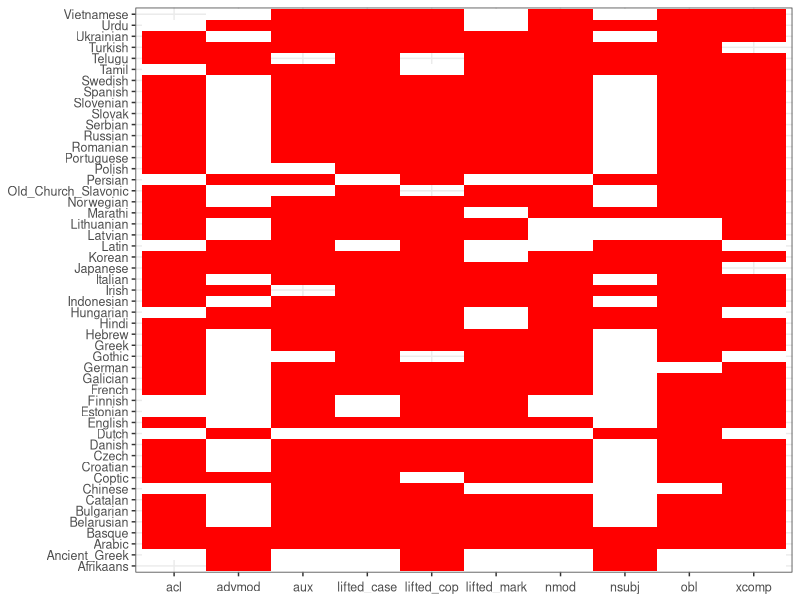

This figure's R source:

data = read.csv("../../grammars/manual_output_funchead_ground_coarse_final/auto-summary-lstm.tsv", sep="\t")# %>% rename(Quality=AverageLength)



library(dplyr)
library(tidyr)
library(ggplot2)

data = data %>% mutate(DH_Weight = DH_Mean_NoPunct)


library(forcats)
data = data %>% mutate(Language = fct_recode(Language, "Old_Church_Slavonic" = "Old", "Ancient_Greek" = "Ancient"))

languages = read.csv("../languages/languages-iso_codes.tsv", sep=",")
data  = merge(data, languages, by=c("Language"), all.x=TRUE)




dependency = "nmod"

getCorrPair = function(dependency) {
   corr_pair = data %>% filter((Dependency == dependency) | (Dependency == "obj"))
   corr_pair = unique(corr_pair %>% select(Family, Language, FileName, Dependency, DH_Weight, ModelName)) %>% spread(Dependency, DH_Weight)
   corr_pair$correlator = corr_pair[[dependency]]
   corr_pair = corr_pair %>% mutate(correlator_s = pmax(0,sign(correlator)), obj_s=pmax(0,sign(obj)))
   return(corr_pair)
}

corr_pair = getCorrPair("nmod")

dependencies = c("acl", "advcl", "advmod", "amod", "appos", "aux", "ccomp", "compound", "conj", "csubj", "dep", "det", "discourse", "dislocated", "expl", "fixed", "flat", "goeswith", "iobj", "lifted_case", "lifted_cc", "lifted_cop", "lifted_mark", "list", "nmod", "nsubj", "nummod", "obl", "orphan", "parataxis", "reparandum", "vocative", "xcomp")

for(dependency in dependencies) {
   corr_pair = getCorrPair(dependency)
   satisfiedFraction = mean((corr_pair$correlator_s == corr_pair$obj_s), na.rm=TRUE)
   cat(paste(dependency, satisfiedFraction, sep="\t"), sep="\n") #, file="results-ground.tsv", append=TRUE, sep="\n")
}



ofInterest =  c("acl", "advmod", "aux", "lifted_case", "lifted_cop", "lifted_mark", "nmod", "nsubj", "obl", "xcomp")
#ofInterest =  c("acl",  "aux", "lifted_case", "lifted_cop", "lifted_mark", "nmod", "obl", "xcomp")

# , "amod", "nummod"


data = data %>% select(Dependency, Family, Language, FileName, DH_Weight)

D = data %>% filter(Dependency == "obj") %>% rename(DH_Weight_Obj = DH_Weight) %>% select(DH_Weight_Obj, FileName)
data = merge(data, D, by=c("FileName"))

data = data %>% filter(Dependency %in% ofInterest)

data = data %>% mutate(Dir = pmax(0, sign(DH_Weight)), DirObj = pmax(0, sign(DH_Weight_Obj))) %>% mutate(Agree = (Dir == DirObj))

reverseOrder = c("aux")
data[data$Dependency %in% reverseOrder,]$Agree = 1-data[data$Dependency %in% reverseOrder,]$Agree


D = data %>% group_by(Language, Family, Dependency) %>% summarise(Agree = mean(Agree))


library(scales)

plot = ggplot(D, aes(x = Dependency, y = Language)) + 
  geom_tile(aes(fill=Agree)) + 
  scale_fill_gradient(low="white", high="red", limits=c(0.5, 1), oob=squish) +
  theme_bw() + theme(axis.text.x=element_text(size=9, angle=0, vjust=0.3),
                     axis.text.y=element_text(size=9),
                     plot.title=element_text(size=11)) + 
  theme(axis.title=element_blank()) + 
  theme(legend.position="none")

ggsave(file="figures/coverage-ground.pdf", plot=plot)


#E = D %>% group_by(Language) %>% mutate(AgreeSum = sum(Agree))
##E = E[order(E$AgreeSum),]
#ordered_languages = unique(E$Language)
##write.csv(ordered_languages, file="ordered_languages.csv")
#
#E = E %>% group_by(Dependency) %>% mutate(AgreeSumDep = sum(Agree))
#E = E[order(-E$AgreeSumDep),]
#ordered_deps = unique(E$Dependency)
#write.csv(ordered_deps, file="ordered_dependencies.csv")
#
#
#
#plot = ggplot(E, aes(x = factor(Dependency, levels=ordered_deps), y = factor(Language, levels=ordered_languages))) + 
#  geom_tile(aes(fill=Agree)) + 
#  scale_fill_gradient(low="white", high="red", limits=c(0.5, 1), oob=squish) +
#  labs(x="Correlations", y="Languages", title="Matrix") +
#  theme_bw() + theme(axis.text.x=element_text(size=9, angle=0, vjust=0.3),
#                     axis.text.y=element_text(size=9),
#                     plot.title=element_text(size=11))
#
#
#ggsave(file="coverage-ground-ordered.png", plot=plot)
#
#
#
